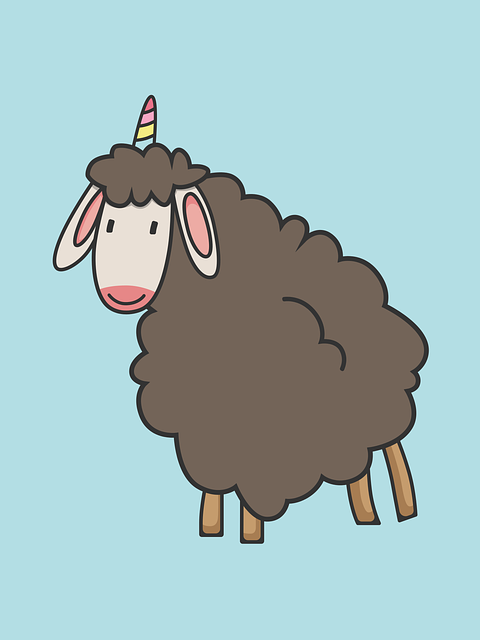
#> input picture image addition/animal-g598af865d_640.png, 480 x 640 px, found by its file name
$ python blue.py
#> lines starting #> are read from the running program, lines starting #| are printed output that depends on the picture
import cv2
import numpy as np

img = cv2.imread("C:\\Users\\amans\\Documents\\DIP\\Image Arithmetic\\image addition\\animal-g598af865d_640.png")
#> img is the input picture: shape (640, 480, 3); mean B, G, R 189.5, 188.5, 162.3
blue=img.copy()
blue[:, :, 1] = 0
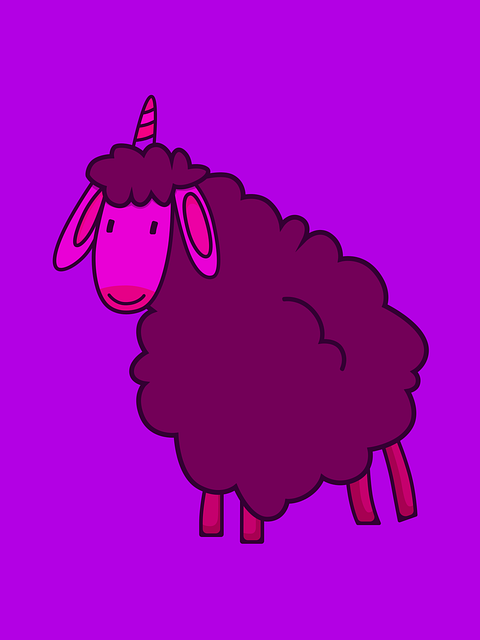
#> blue: shape (640, 480, 3); mean B, G, R 189.5, 0, 162.3
blue[:, :, 2] = 0
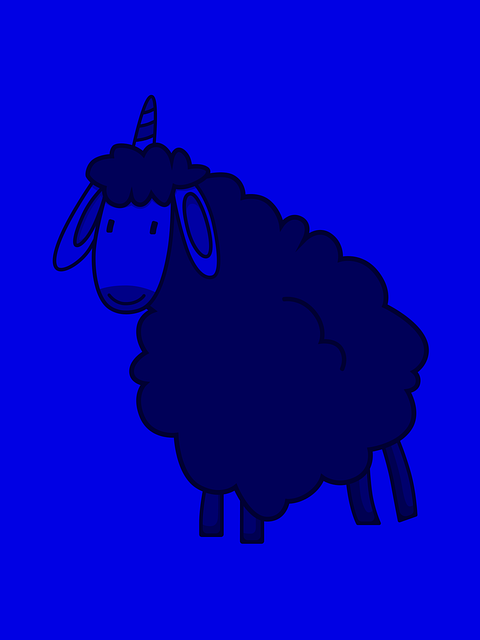
#> blue: shape (640, 480, 3); mean B, G, R 189.5, 0, 0

cv2.imshow('blue', blue)
cv2.imwrite('blue.jpg', blue)
cv2.waitKey(0)
cv2.destroyAllWindows()
